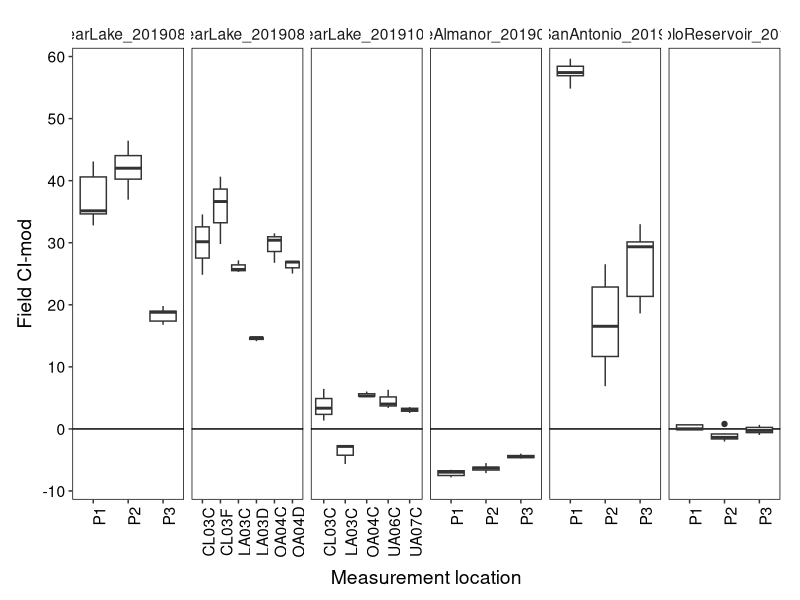
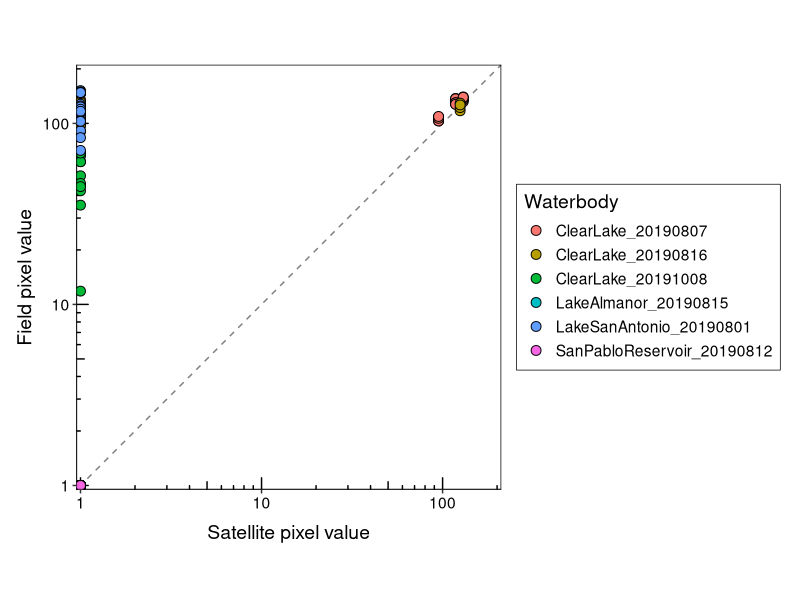
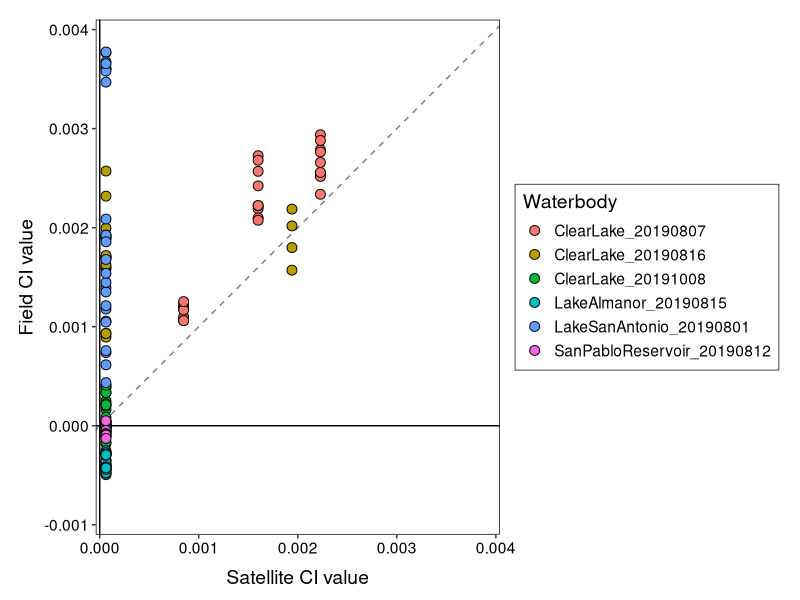
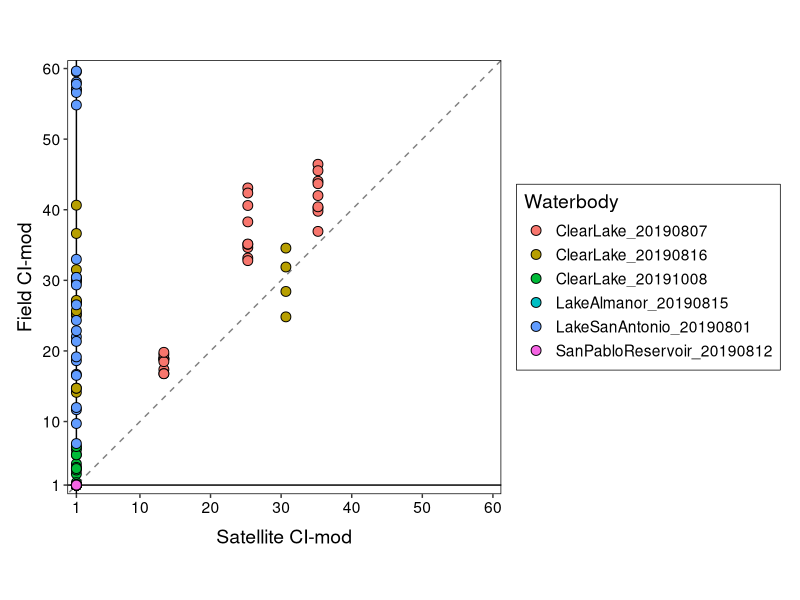
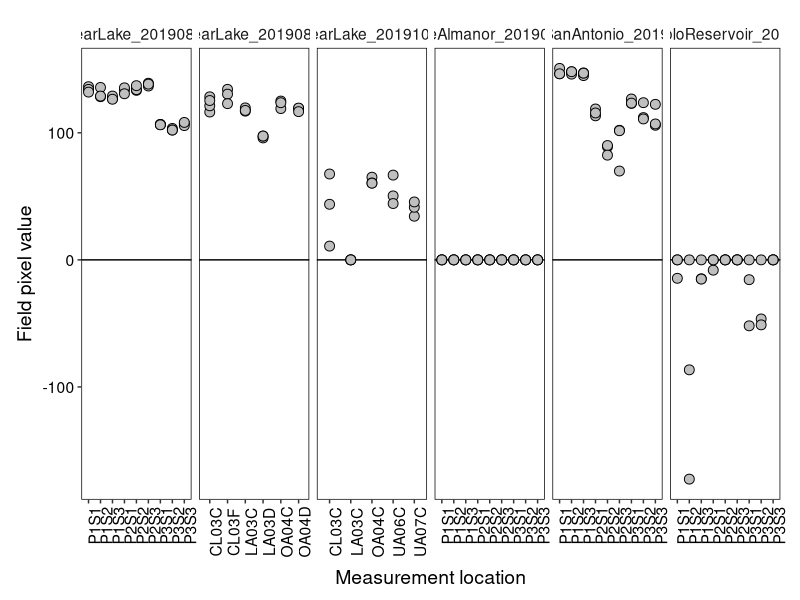
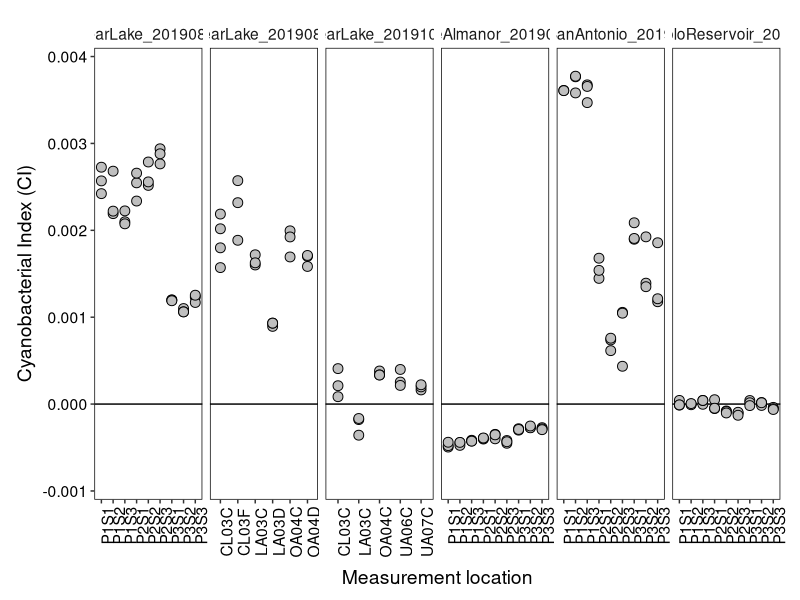
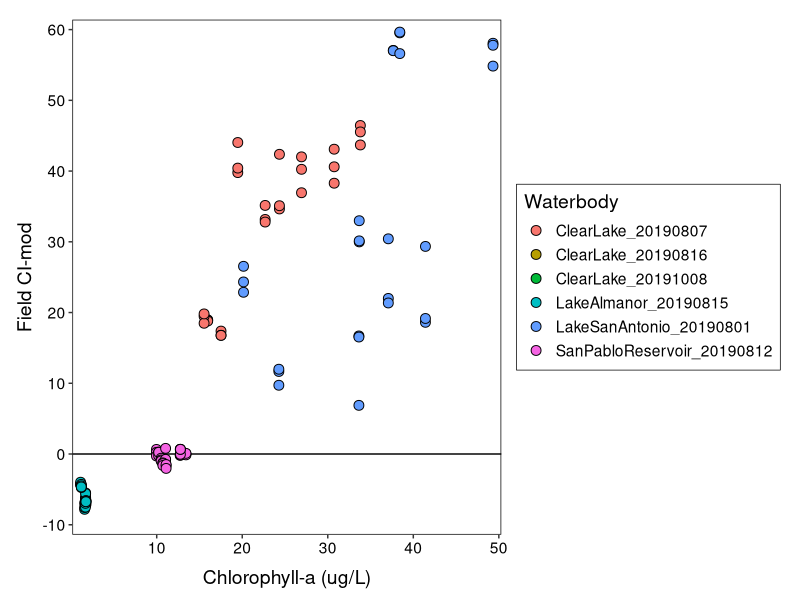
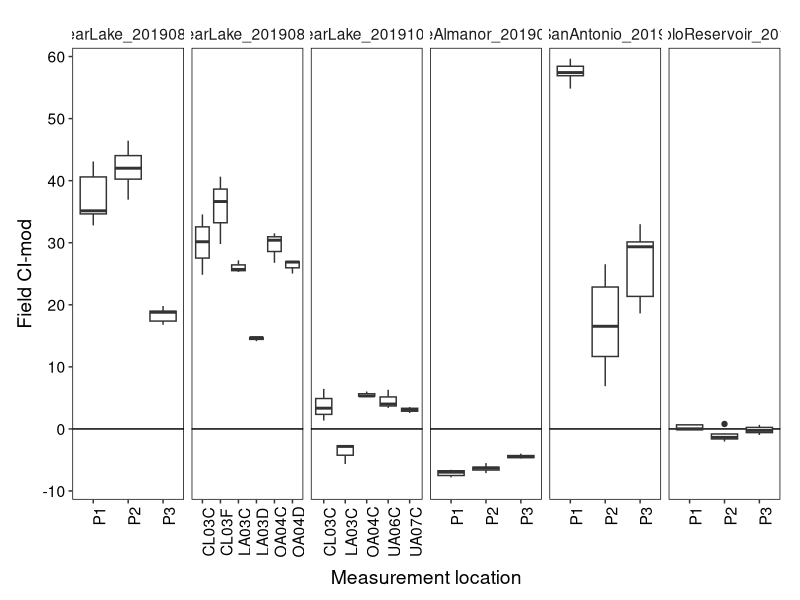

Recreate these plots in R, in order.
## Script to plot the rrs and CI values
## OLCI bands (nanometers, nm) 620, 665, 681, and 709

## TXT files generated in calc_CI_from_rrs.R script. Run this script first

#### Libraries
library(tidyverse)
library(ggplot2)

## Read in CI and rrs data
ci_fs <- read_tsv("Data/CI_field_sat_h2o_data.tsv") 
ci_fs_mod <- ci_fs %>% 
  mutate(ci_mod = ifelse(ci_mod < 0, 1, ci_mod),
         ci_mod_sat = ifelse(ci_mod < 1, 1, ci_mod_sat))





# rrs_bands <- read_tsv("Data/rrs_OLCI_band_values.tsv") %>% 
#   mutate(nm= ifelse(band == "b07_620", 620,
#                     ifelse(band == "b08_665", 665,
#                            ifelse(band == "b10_681", 681, 709))))


make_olci_band_plots <- function(df, sampID, out_dir){
  
  # Filter data by band type
  point_df <- filter(df, df$uniqueID == sampID, band != "b07_620")
  line_df <- filter(df, uniqueID == sampID, band == "b08_665" | band == "b11_709")
  
  plot1 <- ggplot() +
    geom_line(data= line_df,
              aes(x= nm, y= rrs, group= sampID), linetype= "dashed", size= 0.25) +
    geom_point(data= point_df, 
               aes(x= nm, y= rrs), size= 3) +
    labs(x= "OLCI bands (nm)", y= "Remote sensed reflectance (rrs)") +
    scale_x_continuous(breaks= c(665, 681, 709)) +
    scale_y_continuous(limits= c(min(df$rrs), max(df$rrs))) +
    ggtitle(sampID) +
    theme_bw(base_size= 16)
  
  ggsave(plot1, filename= str_c("olci_bands-", sampID, ".jpg"), path=out_dir, dpi= 300, height= 5.5, width= 5, units= "in")
  
  
}
#map(rrs_bands$uniqueID, function(x) make_olci_band_plots(df= rrs_bands, sampID= x, out_dir= "Data/olci_band_plots"))

#### GGPLOT THEMES ############################
theme_sat <- theme(panel.grid = element_blank(),
                  plot.margin = unit(c(0.5, 0.5, 0.5, 0.5), "cm"),
                  text = element_text(size= 14),
                  plot.background = element_rect(fill = "transparent", color= "transparent"), # bg of the plot
                  panel.background = element_rect(fill= "transparent", color= "transparent"),
                  panel.border= element_rect(fill= "transparent", color= "black", linetype= "solid", size= 0.5),
                  panel.ontop = TRUE,
                  axis.text = element_text(colour="black"),
                  axis.title.x = element_text(vjust = -0.75),
                  axis.title.y = element_text(vjust = 1.5),
                  legend.background = element_rect(size=0.25, color="black", fill= "transparent"),
                  legend.key = element_blank(),
                  strip.background=element_rect(fill="transparent", color="transparent"),
                  #axis.text.x = element_text(angle= 45, hjust= 1),
                  legend.position = "right")


## CI-mod X WATERBODY

ggplot(data= ci_fs, aes(x= pixel, y= ci_mod)) +
  geom_hline(yintercept = 0) +
  geom_boxplot() +
  #geom_point(size= 2, color= "black", alpha= 0.4) +
  labs(x= "Measurement location", y= "Field CI-mod") +
  scale_fill_discrete(name= "Waterbody") +
  scale_y_continuous(limits= c(-10, 60), breaks= seq(-10, 60, by= 10), expand= c(0.02, 0)) +
  facet_grid(.~waterbody, scales= "free_x") +
  theme_sat +
  theme(axis.text.x= element_text(angle= 90))

ggsave(last_plot(), filename= "ci_mod_wbd.jpg", height= 6, width= 8, units= "in", dpi= 300,
       path= "Data/Figures_output")




## CI PIXELS FIELD X SAT
cifs_lims <- c(1, 200)
#cifs_brks <- seq(1, 150, by= 25)

ggplot(data= ci_fs_mod) +
  annotation_logticks() +
  geom_abline(aes(slope= 1, intercept= 0), linetype= "dashed", color= "gray50") +
  geom_hline(yintercept = 0) +
  geom_vline(xintercept = 0) +
  geom_point(aes(x= pix_val_sat+1, y= pix_val+1, fill= waterbody), size= 3, shape= 21) +
  labs(x= "Satellite pixel value", y= "Field pixel value") +
  scale_fill_discrete(name= "Waterbody") +
  #scale_x_continuous(limits= cifs_lims, breaks= cifs_brks, expand= c(0.02, 0)) +
  #scale_y_continuous(limits= cifs_lims, breaks= cifs_brks, expand= c(0.02, 0)) +
  scale_x_log10(limits= cifs_lims, expand= c(0.01, 0)) +
  scale_y_log10(limits= cifs_lims, expand= c(0.01, 0)) +
  coord_equal() +
  theme_sat

ggsave(last_plot(), filename= "ci_pixel_fs.jpg", height= 6, width= 8, units= "in", dpi= 300,
       path= "Data/Figures_output")

## CI FIELD X SAT
ci_lims <- c(-0.001, 0.004)
ci_brks <- seq(-0.001, 0.004, by= 0.001)

ggplot(data= ci_fs) +
  geom_abline(aes(slope= 1, intercept= 0), linetype= "dashed", color= "gray50") +
  geom_hline(yintercept = 0) +
  geom_vline(xintercept = 0) +
  geom_point(aes(x= ci_sat, y= ci, fill= waterbody), size= 3, shape= 21) +
  labs(x= "Satellite CI value", y= "Field CI value") +
  scale_fill_discrete(name= "Waterbody") +
  scale_x_continuous(limits= c(0, 0.004), breaks= ci_brks, expand= c(0.01, 0)) +
  scale_y_continuous(limits= ci_lims, breaks= ci_brks, expand= c(0.02, 0)) +
  coord_equal() +
  theme_sat

ggsave(last_plot(), filename= "ci_fs.jpg", height= 6, width= 8, units= "in", dpi= 300,
       path= "Data/Figures_output")




## CI-mod FIELD X SAT
cimod_lims <- c(0.9, 60)
cimod_brks <- c(1, seq(10, 60, by= 10))

ggplot(data= ci_fs_mod) +
  geom_abline(aes(slope= 1, intercept= 0), linetype= "dashed", color= "gray50") +
  geom_hline(yintercept = 1) +
  geom_vline(xintercept = 1) +
  geom_point(aes(x= ci_mod_sat, y= ci_mod, fill= waterbody), size= 3, shape= 21) +
  labs(x= "Satellite CI-mod", y= "Field CI-mod") +
  scale_fill_discrete(name= "Waterbody") +
  scale_x_continuous(limits= cimod_lims, breaks= cimod_brks, expand= c(0.02, 0)) +
  scale_y_continuous(limits= cimod_lims, breaks= cimod_brks, expand= c(0.02, 0)) +
  coord_equal() +
  theme_sat

ggsave(last_plot(), filename= "ci_mod_fs.jpg", height= 6, width= 8, units= "in", dpi= 300,
       path= "Data/Figures_output")



## CI PIXELS X WATERBODY

ggplot(data= ci_fs) +
  geom_hline(yintercept = 0) +
  geom_point(aes(x= pix_site, y= pix_val), size= 3, shape= 21, fill= "gray75") +
  labs(x= "Measurement location", y= "Field pixel value") +
  scale_fill_discrete(name= "Waterbody") +
  facet_grid(.~waterbody, scales= "free_x") +
  theme_sat +
  theme(axis.text.x= element_text(angle= 90))

ggsave(last_plot(), filename= "ci_pix_wbd.jpg", height= 6, width= 8, units= "in", dpi= 300,
       path= "Data/Figures_output")


## CI X WATERBODY

ggplot(data= ci_fs) +
  geom_hline(yintercept = 0) +
  geom_point(aes(x= pix_site, y= ci), size= 3, shape= 21, fill= "gray75") +
  labs(x= "Measurement location", y= "Cyanobacterial Index (CI)") +
  scale_fill_discrete(name= "Waterbody") +
  scale_y_continuous(limits= c(-0.001, 0.004), expand= c(0.02, 0)) +
  facet_grid(.~waterbody, scales= "free_x") +
  theme_sat +
  theme(axis.text.x= element_text(angle= 90))

ggsave(last_plot(), filename= "ci_wbd.jpg", height= 6, width= 8, units= "in", dpi= 300,
       path= "Data/Figures_output")



## CI-mod X CHLA
ggplot(data= ci_fs) +
  geom_hline(yintercept = 0) +
  geom_point(aes(x= chla_ugL, y= ci_mod, fill= waterbody), size= 3, shape= 21) +
  labs(x= "Chlorophyll-a (ug/L)", y= "Field CI-mod") +
  scale_fill_discrete(name= "Waterbody") +
  scale_x_continuous(expand= c(0.02, 0)) +
  scale_y_continuous(limits= c(-10, 60), breaks= seq(-10, 60, by= 10), expand= c(0.02, 0)) +
  theme_sat

ggsave(last_plot(), filename= "ci_mod_chla.jpg", height= 6, width= 8, units= "in", dpi= 300,
       path= "Data/Figures_output")

